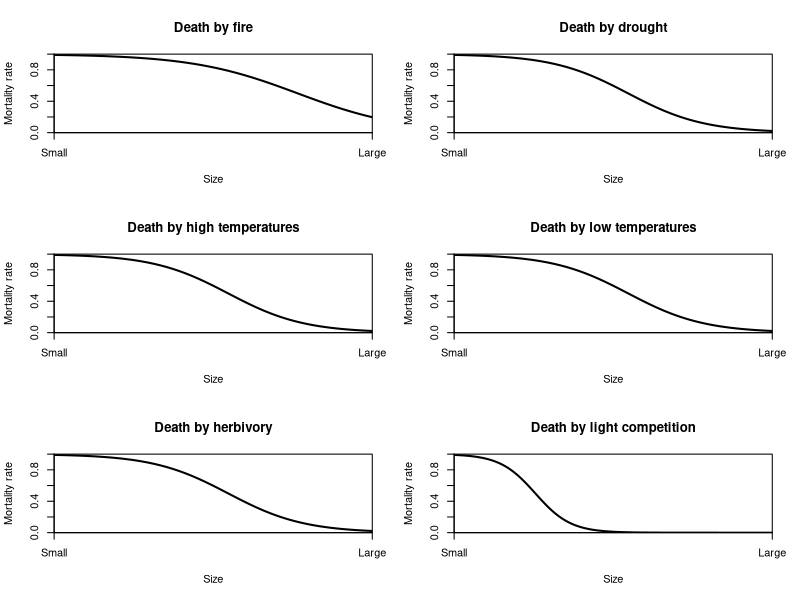
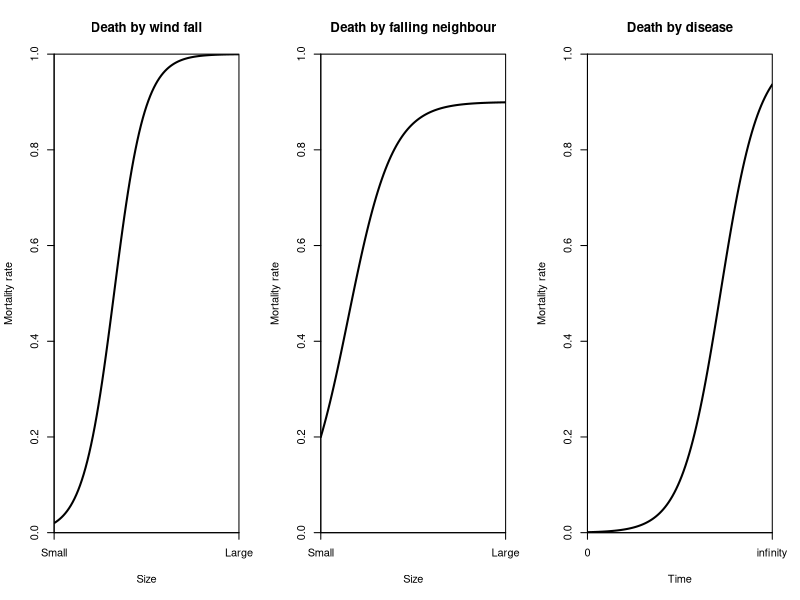
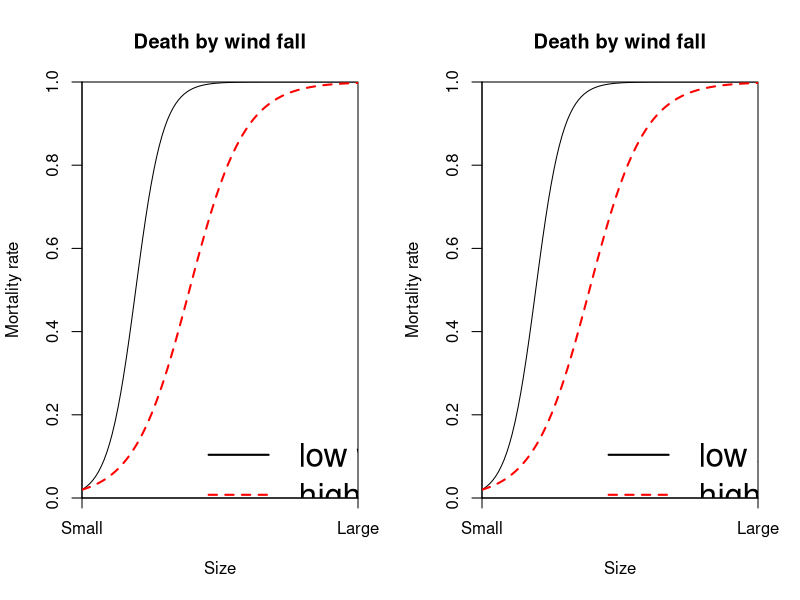

Reproduce these figures in R, in order.
## ---- chunk 1
par(xaxs='i', yaxs='i', mfrow= c(3,2))
curve(1/(1+((1/0.99)-1)*exp(5*x)), ylim=c(0,1), xlim=c(0, 1.2), xaxt='n', ylab= 'Mortality rate', xlab='Size', main='Death by fire', lwd=2)
axis(1, at=c(0,1.2), labels=c('Small', 'Large'))

curve(1/(1+((1/0.99)-1)*exp(7*x)), ylim=c(0,1), xlim=c(0, 1.2), xaxt='n', ylab= 'Mortality rate', xlab='Size', main='Death by drought',lwd=2)
axis(1, at=c(0,1.2), labels=c('Small', 'Large'))

curve(1/(1+((1/0.99)-1)*exp(7*x)), ylim=c(0,1), xlim=c(0, 1.2), xaxt='n', ylab= 'Mortality rate', xlab='Size', main='Death by high temperatures',lwd=2)
axis(1, at=c(0,1.2), labels=c('Small', 'Large'))

curve(1/(1+((1/0.99)-1)*exp(7*x)), ylim=c(0,1), xlim=c(0, 1.2), xaxt='n', ylab= 'Mortality rate', xlab='Size', main='Death by low temperatures',lwd=2)
axis(1, at=c(0,1.2), labels=c('Small', 'Large'))

curve(1/(1+((1/0.99)-1)*exp(7*x)), ylim=c(0,1), xlim=c(0, 1.2), xaxt='n', ylab= 'Mortality rate', xlab='Size', main='Death by herbivory',lwd=2)
axis(1, at=c(0,1.2), labels=c('Small', 'Large'))

curve(1/(1+((1/0.99)-1)*exp(15*x)), ylim=c(0,1), xlim=c(0, 1.2), xaxt='n', ylab= 'Mortality rate', xlab='Size', main='Death by light competition', lwd=2)
axis(1, at=c(0,1.2), labels=c('Small', 'Large'))
## ---- chunk 2
par(xaxs='i', yaxs='i',mfrow=c(1,3))
curve(1/(1+((1/0.02)-1)*exp(-10*x)), ylim=c(0,1), xlim=c(0, 1.2), xaxt='n', ylab= 'Mortality rate', xlab='Size', main='Death by wind fall', lwd=2)
axis(1, at=c(0,1.2), labels=c('Small', 'Large'))

curve(0.9/(1+((0.9/0.2)-1)*exp(-7*x)), ylim=c(0,1), xlim=c(0, 1.2), xaxt='n', ylab= 'Mortality rate', xlab='Size', main='Death by falling neighbour',lwd=2)
axis(1, at=c(0,1.2), labels=c('Small', 'Large'))

curve(1/(1+((1/0.001)-1)*exp(-8*x)), ylim=c(0,1), xlim=c(0, 1.2), xaxt='n', ylab= 'Mortality rate', xlab='Time', main='Death by disease',lwd=2)
axis(1, at=c(0,1.2), labels=c('0', 'infinity'))
## ---- chunk 3
par(xaxs='i', yaxs='i', mfrow=c(1,2))
curve(1/(1+((1/0.02)-1)*exp(-10*x)), ylim=c(0,1), xlim=c(0, 2), xaxt='n', ylab= 'Mortality rate', xlab='Size', main='Death by wind fall')
curve(1/(1+((1/0.02)-1)*exp(-5*x)), ylim=c(0,1), xlim=c(0, 2), xaxt='n', ylab= 'Mortality rate', xlab='Size', main='Death by wind fall', add=T, col='red', lty=2, lwd=2)
axis(1, at=c(0,2), labels=c('Small', 'Large'))
legend(0.7,0.2, legend = c('low wd', 'high wd'), col=c('black','red'), lty=c(1,2), bty = 'n', lwd=2, cex=2,)

curve(1/(1+((1/0.02)-1)*exp(-10*x)), ylim=c(0,1), xlim=c(0, 2), xaxt='n', ylab= 'Mortality rate', xlab='Size', main='Death by wind fall')
curve(1/(1+((1/0.02)-1)*exp(-5*x)), ylim=c(0,1), xlim=c(0, 2), xaxt='n', ylab= 'Mortality rate', xlab='Size', main='Death by wind fall', add=T, col='red', lty=2, lwd=2)
axis(1, at=c(0,2), labels=c('Small', 'Large'))
legend(0.7,0.2, legend = c('low severity', 'high severity'), col=c('black','red'), lty=c(1,2), bty = 'n', lwd=2, cex=2,)
